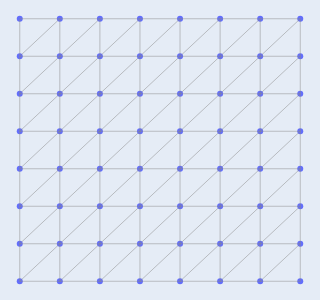

The code cell stored with this chart in its notebook:
### Markdown cell above
We see a loop above, which eventually gets filled in

### Code cell
a = 15
X = get_sublevelset(image, a)
fig = ScatterVisualization(X, pos=pos)
fig.update_layout(width=300, height=300, showlegend=False, margin=dict(l=0, r=0, t=0, b=0))
fig.update_xaxes(visible=False)
fig.update_yaxes(visible=False)
fig.write_image("images/03/sublevel_{}.pdf".format(a))
fig.show()

### Figure 1 — Plotly figure (JSON) as saved in the notebook; plotly's stock layout.template omitted (floating-point values rounded to 4 significant figures; data arrays with more than 128 entries replaced by an {"elided": "..."} marker saying what was removed)
{"data": [{"mode": "markers", "type": "scatter", "x": [0, 1, 2, 3, 4, 5, 6, 7, 0, 1, 2, 3, 4, 5, 6, 7, 0, 1, 2, 3, 4, 5, 6, 7, 0, 1, 2, 3, 4, 5, 6, 7, 0, 1, 2, 3, 4, 5, 6, 7, 0, 1, 2, 3, 4, 5, 6, 7, 0, 1, 2, 3, 4, 5, 6, 7, 0, 1, 2, 3, 4, 5, 6, 7], "y": [0, 0, 0, 0, 0, 0, 0, 0, 1, 1, 1, 1, 1, 1, 1, 1, 2, 2, 2, 2, 2, 2, 2, 2, 3, 3, 3, 3, 3, 3, 3, 3, 4, 4, 4, 4, 4, 4, 4, 4, 5, 5, 5, 5, 5, 5, 5, 5, 6, 6, 6, 6, 6, 6, 6, 6, 7, 7, 7, 7, 7, 7, 7, 7]}, {"hoverinfo": "none", "line": {"color": "#888", "width": 0.5}, "mode": "lines", "type": "scatter", "x": {"elided": "483 int values"}, "y": {"elided": "483 int values"}}], "layout": {"height": 300, "margin": {"b": 0, "l": 0, "r": 0, "t": 0}, "showlegend": false, "width": 300, "xaxis": {"visible": false}, "yaxis": {"visible": false}}}
